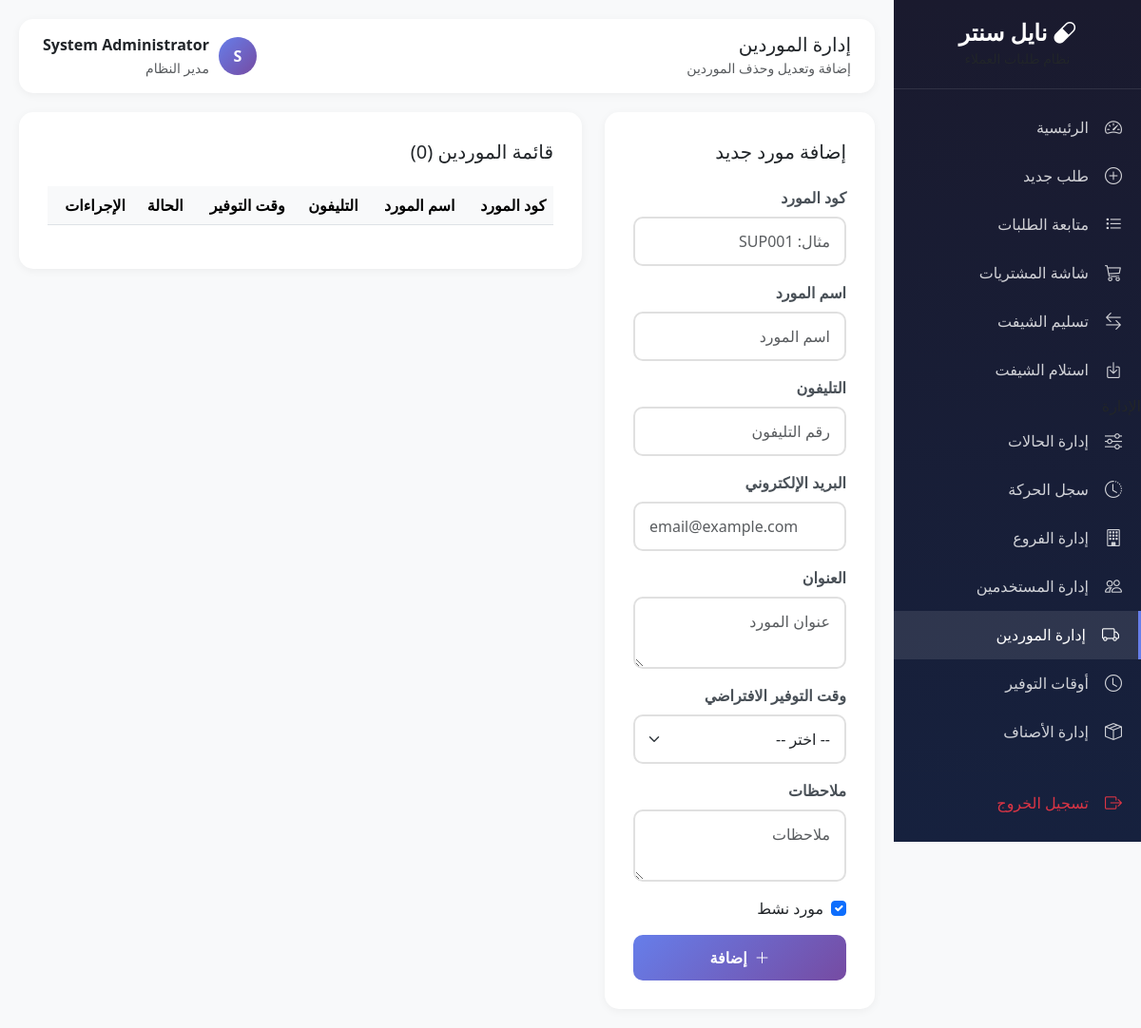
/admin/suppliers.php (signed in), run on an earlier commit of the app's database.
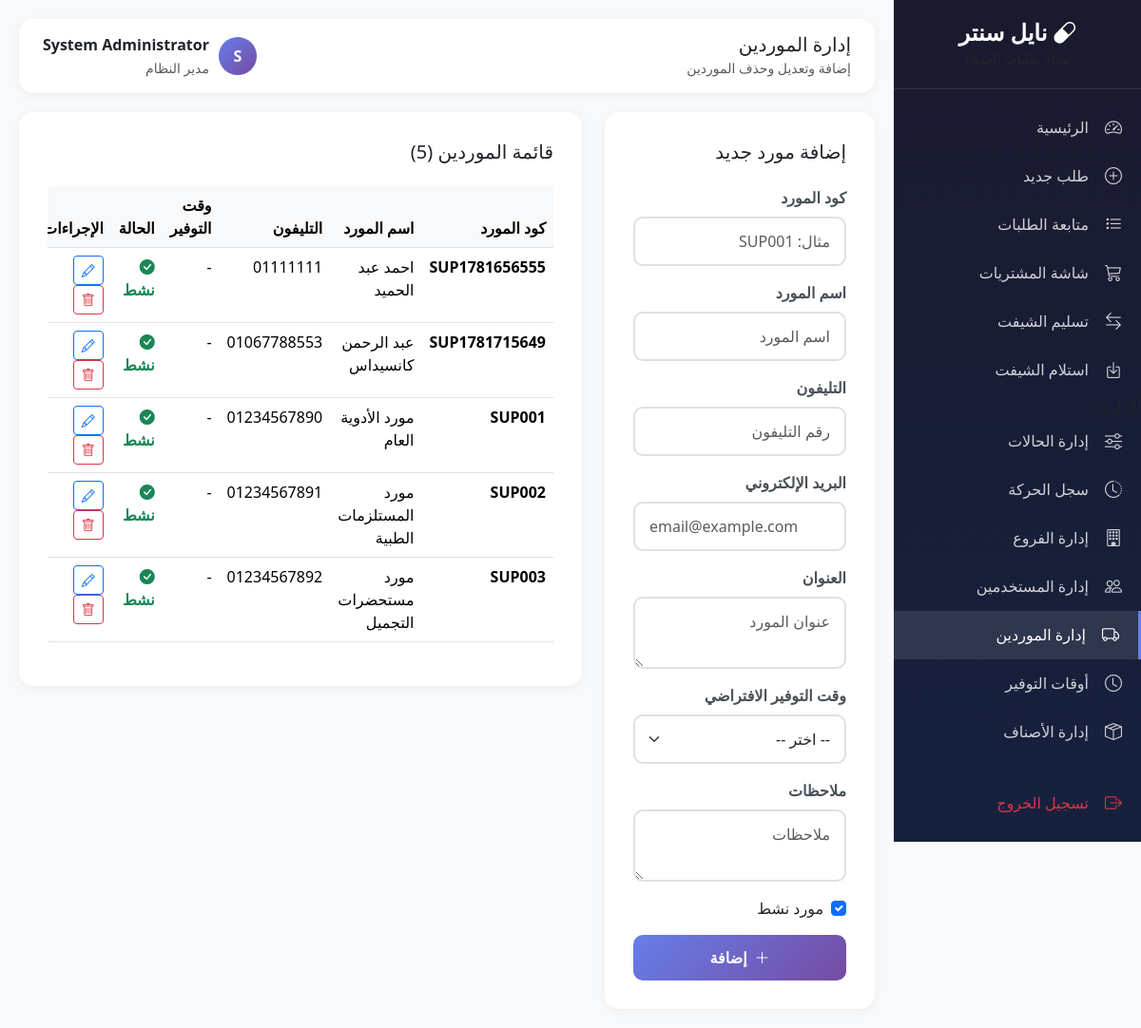
And on a later commit of the database.
### tables this page shows
CREATE TABLE `suppliers` (
  `id` int(11) NOT NULL,
  `supplier_code` varchar(20) NOT NULL,
  `supplier_name` varchar(100) NOT NULL,
  `phone` varchar(20) DEFAULT NULL,
  `email` varchar(100) DEFAULT NULL,
  `address` text DEFAULT NULL,
  `is_active` tinyint(1) DEFAULT 1,
  `created_at` timestamp NOT NULL DEFAULT current_timestamp(),
  `delivery_time` varchar(50) DEFAULT 'نفس اليوم',
  `delivery_time_id` int(11) DEFAULT NULL,
  `notes` text DEFAULT NULL
);

### admin/suppliers.php (the view, shortened to what the changed rows need)
<?php
$db = getDB();
$stmt = $db->query("SELECT s.*, dt.time_name as delivery_time FROM suppliers s LEFT JOIN delivery_times dt ON s.delivery_time_id = dt.id ORDER BY s.supplier_name");
$suppliers = $stmt->fetchAll();
?>
<!DOCTYPE html>
<html lang="ar" dir="rtl">
<head>
    <link href="https://cdn.jsdelivr.net/npm/bootstrap@5.3.2/dist/css/bootstrap.rtl.min.css" rel="stylesheet">
    <link href="https://cdn.jsdelivr.net/npm/bootstrap-icons@1.11.1/font/bootstrap-icons.css" rel="stylesheet">
</head>
<body>
    <div class="main-content">
        <div class="row">
            <div class="col-md-8">
                <div class="content-card">
                    <h5 class="mb-4">قائمة الموردين (<?= count($suppliers) ?>)</h5>
                    <div class="table-responsive">
                        <table class="table table-hover">
                            <thead>
                                <tr>
                                    <th>كود المورد</th>
                                    <th>اسم المورد</th>
                                    <th>التليفون</th>
                                    <th>وقت التوفير</th>
                                    <th>الحالة</th>
                                    <th>الإجراءات</th>
                                </tr>
                            </thead>
                            <tbody>
                                <?php foreach ($suppliers as $sup): ?>
                                <tr>
                                    <td class="fw-bold"><?= $sup['supplier_code'] ?></td>
                                    <td><?= $sup['supplier_name'] ?></td>
                                    <td><?= $sup['phone'] ?: '-' ?></td>
                                    <td><?= $sup['delivery_time'] ?: '-' ?></td>
                                    <td>
                                        <?php if ($sup['is_active']): ?>
                                        <span class="status-active"><i class="bi bi-check-circle-fill me-1"></i>نشط</span>
                                        <?php else: ?>
                                        <span class="status-inactive"><i class="bi bi-x-circle-fill me-1"></i>معطل</span>
                                        <?php endif; ?>
                                    </td>
                                    <td>
                                        <a href="?edit=<?= $sup['id'] ?>" class="btn btn-sm btn-outline-primary"><i class="bi bi-pencil"></i></a>
                                        <?php if ($sup['is_active']): ?>
                                        <a href="?delete=<?= $sup['id'] ?>" class="btn btn-sm btn-outline-danger" onclick="return confirm('هل أنت متأكد من تعطيل هذا المورد؟')"><i class="bi bi-trash"></i></a>
                                        <?php endif; ?>
                                    </td>
                                </tr>
                                <?php endforeach; ?>
                            </tbody>
                        </table>
                    </div>
                </div>
            </div>
        </div>
    </div>
</body>
</html>

What changed in the data, as far as the page shows it:
added suppliers: supplier_code "SUP1781656555", supplier_name "احمد عبد الحميد", phone "01111111", delivery_time "-", is_active 1 (drawn)
added suppliers: supplier_code "SUP1781715649", supplier_name "عبد الرحمن كانسيداس", phone "01067788553", delivery_time "-", is_active 1 (drawn)
added suppliers: supplier_code "SUP001", supplier_name "مورد الأدوية العام", phone "01234567890", delivery_time "-", is_active 1 (drawn)
added suppliers: supplier_code "SUP002", supplier_name "مورد المستلزمات الطبية", phone "01234567891", delivery_time "-", is_active 1 (drawn)
added suppliers: supplier_code "SUP003", supplier_name "مورد مستحضرات التجميل", phone "01234567892", delivery_time "-", is_active 1 (drawn)
Also different on the page:
count($suppliers): "0" → "5"
